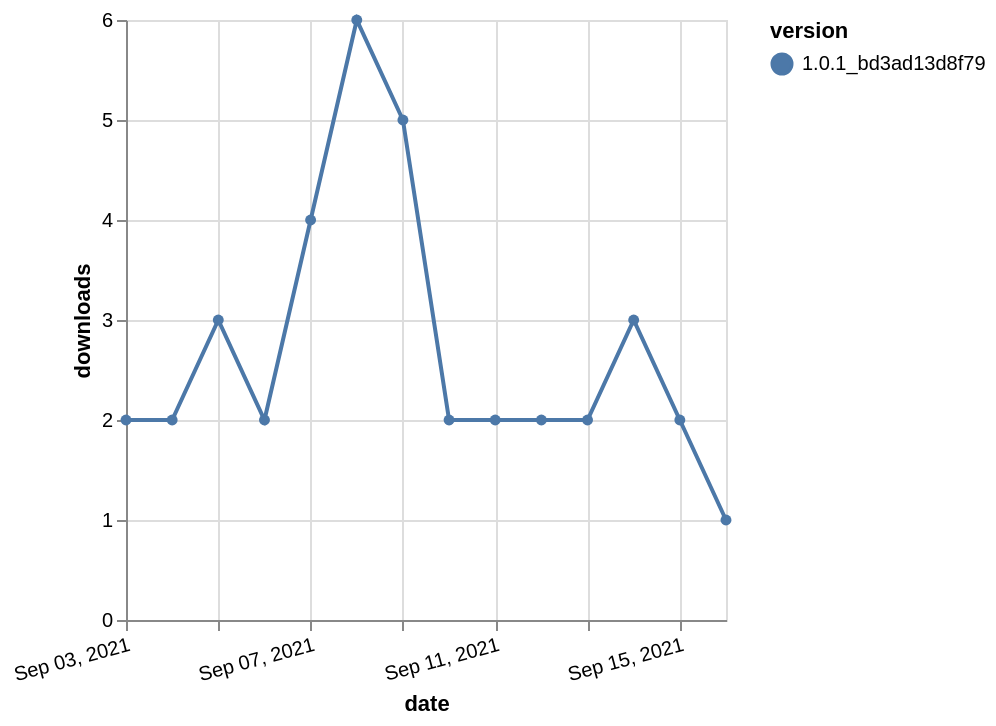

The specification (Vega-Lite) saved for this image:
### Vega-Lite specification from a JSON file in a GitHub repository (floating-point values rounded to 4 significant figures)
{"$schema": "https://vega.github.io/schema/vega-lite/v5.json", "description": "A simple bar chart with embedded data.", "data": {"values": [{"date": "2021-09-03", "total": 2307, "delta": 2, "version": "1.0.1_bd3ad13d8f79"}, {"date": "2021-09-04", "total": 2309, "delta": 2, "version": "1.0.1_bd3ad13d8f79"}, {"date": "2021-09-05", "total": 2312, "delta": 3, "version": "1.0.1_bd3ad13d8f79"}, {"date": "2021-09-06", "total": 2314, "delta": 2, "version": "1.0.1_bd3ad13d8f79"}, {"date": "2021-09-07", "total": 2318, "delta": 4, "version": "1.0.1_bd3ad13d8f79"}, {"date": "2021-09-08", "total": 2324, "delta": 6, "version": "1.0.1_bd3ad13d8f79"}, {"date": "2021-09-09", "total": 2329, "delta": 5, "version": "1.0.1_bd3ad13d8f79"}, {"date": "2021-09-10", "total": 2331, "delta": 2, "version": "1.0.1_bd3ad13d8f79"}, {"date": "2021-09-11", "total": 2333, "delta": 2, "version": "1.0.1_bd3ad13d8f79"}, {"date": "2021-09-12", "total": 2335, "delta": 2, "version": "1.0.1_bd3ad13d8f79"}, {"date": "2021-09-13", "total": 2337, "delta": 2, "version": "1.0.1_bd3ad13d8f79"}, {"date": "2021-09-14", "total": 2340, "delta": 3, "version": "1.0.1_bd3ad13d8f79"}, {"date": "2021-09-15", "total": 2342, "delta": 2, "version": "1.0.1_bd3ad13d8f79"}, {"date": "2021-09-16", "total": 2343, "delta": 1, "version": "1.0.1_bd3ad13d8f79"}]}, "width": "container", "mark": {"type": "line", "point": {"filled": true}}, "encoding": {"x": {"field": "date", "type": "temporal", "timeUnit": "yearmonthdate", "title": "date", "axis": {"labelAngle": -15}}, "y": {"field": "delta", "type": "quantitative", "title": "downloads"}, "color": {"field": "version", "type": "nominal"}, "tooltip": {"field": "delta"}}}
